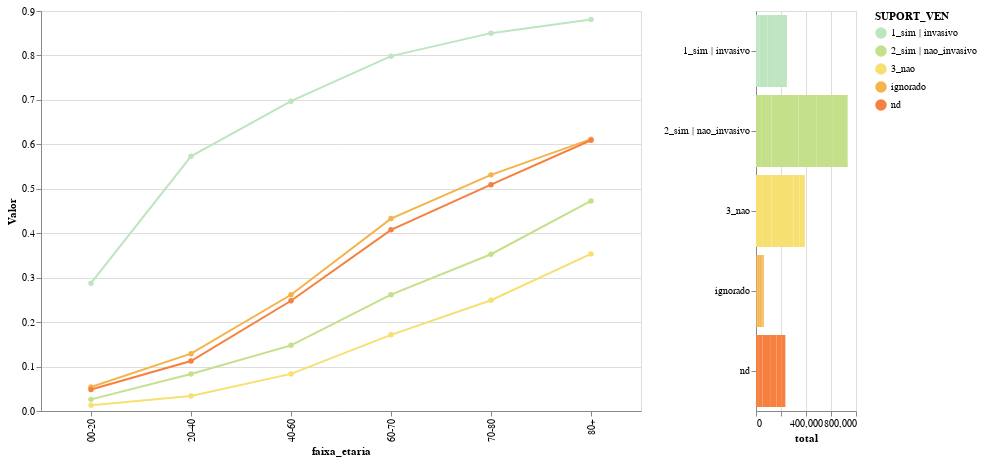

The code cell stored with this chart in its notebook:
### Markdown cell above
### Faixa Etária e Uso de Suporte Ventilatório

### Code cell
#hide_input

x_col = 'faixa_etaria'
cat_col = 'SUPORT_VEN'
# sel_cols = ['SUPORT_VEN']
# sel_cols=[]
selection_dict = {}
# selection_dict['UF_RES'] = ' != "nd"'
dataFrame2Chart(df_srag,x_col,cat_col,sel_cols,selection_dict,total=[0],mark_type='bar',stack='',rates=1)

### Figure 1 — Vega-Lite specification as saved in the notebook (floating-point values rounded to 4 significant figures)
{"config": {"view": {"continuousWidth": 400, "continuousHeight": 300}}, "concat": [{"mark": {"type": "line", "point": true, "strokeWidth": 2}, "encoding": {"color": {"type": "nominal", "field": "SUPORT_VEN", "scale": {"scheme": "lightmulti"}}, "opacity": {"condition": {"value": 1.0, "selection": "selector003"}, "value": 0.1}, "tooltip": [{"type": "nominal", "field": "faixa_etaria"}, {"type": "nominal", "field": "SUPORT_VEN"}, {"type": "quantitative", "field": "cura"}, {"type": "quantitative", "field": "ignorado"}, {"type": "quantitative", "field": "nd"}, {"type": "quantitative", "field": "obito"}, {"type": "quantitative", "field": "obito_outras_causas"}, {"type": "quantitative", "field": "total"}, {"type": "quantitative", "field": "tx_obito_andamento"}, {"type": "quantitative", "field": "tx_obito_concluido"}], "x": {"type": "nominal", "field": "faixa_etaria"}, "y": {"type": "quantitative", "field": "Valor"}}, "height": 400, "selection": {"selector002": {"type": "single", "fields": ["Y_col"], "bind": {"input": "select", "options": ["cura", "ignorado", "nd", "obito", "obito_outras_causas", "total", "tx_obito_andamento", "tx_obito_concluido"], "name": "Y_col"}, "init": {"Y_col": "tx_obito_concluido"}}, "selector003": {"type": "multi", "empty": "all", "fields": ["SUPORT_VEN"], "bind": "legend"}}, "transform": [{"fold": ["cura", "ignorado", "nd", "obito", "obito_outras_causas", "total", "tx_obito_andamento", "tx_obito_concluido"], "as": ["Y_col", "Valor"]}, {"filter": {"selection": "selector002"}}], "width": 600}, {"mark": "bar", "encoding": {"color": {"condition": {"type": "nominal", "field": "SUPORT_VEN", "scale": {"scheme": "lightmulti"}, "selection": "selector003"}, "value": "lightgrey"}, "x": {"type": "quantitative", "field": "total"}, "y": {"type": "ordinal", "field": "SUPORT_VEN", "title": null}}, "height": 400, "selection": {"selector003": {"type": "multi", "empty": "all", "fields": ["SUPORT_VEN"], "bind": "legend"}}, "width": 100}], "data": {"name": "data-b89e8037527ba2247e8f7628f77b0f9d"}, "$schema": "https://vega.github.io/schema/vega-lite/v4.8.1.json", "datasets": {"data-b89e8037527ba2247e8f7628f77b0f9d": [{"faixa_etaria": "00-20", "SUPORT_VEN": "1_sim | invasivo", "cura": 4903, "ignorado": 491, "nd": 1937, "obito": 1980, "obito_outras_causas": 288, "total": 9599, "tx_obito_andamento": 0.2063, "tx_obito_concluido": 0.2877}, {"faixa_etaria": "00-20", "SUPORT_VEN": "2_sim | nao_invasivo", "cura": 30577, "ignorado": 1528, "nd": 8365, "obito": 822, "obito_outras_causas": 125, "total": 41417, "tx_obito_andamento": 0.01985, "tx_obito_concluido": 0.02618}, {"faixa_etaria": "00-20", "SUPORT_VEN": "3_nao", "cura": 37123, "ignorado": 1663, "nd": 9641, "obito": 482, "obito_outras_causas": 86, "total": 48995, "tx_obito_andamento": 0.009838, "tx_obito_concluido": 0.01282}, {"faixa_etaria": "00-20", "SUPORT_VEN": "ignorado", "cura": 2729, "ignorado": 417, "nd": 1090, "obito": 156, "obito_outras_causas": 18, "total": 4410, "tx_obito_andamento": 0.03537, "tx_obito_concluido": 0.05407}, {"faixa_etaria": "00-20", "SUPORT_VEN": "nd", "cura": 9459, "ignorado": 742, "nd": 5904, "obito": 482, "obito_outras_causas": 43, "total": 16630, "tx_obito_andamento": 0.02898, "tx_obito_concluido": 0.04849}, {"faixa_etaria": "20-40", "SUPORT_VEN": "1_sim | invasivo", "cura": 6768, "ignorado": 507, "nd": 3352, "obito": 9088, "obito_outras_causas": 599, "total": 20314, "tx_obito_andamento": 0.4474, "tx_obito_concluido": 0.5732}, {"faixa_etaria": "20-40", "SUPORT_VEN": "2_sim | nao_invasivo", "cura": 55718, "ignorado": 2173, "nd": 18190, "obito": 5068, "obito_outras_causas": 319, "total": 81468, "tx_obito_andamento": 0.06221, "tx_obito_concluido": 0.08337}, {"faixa_etaria": "20-40", "SUPORT_VEN": "3_nao", "cura": 57878, "ignorado": 2021, "nd": 14034, "obito": 2012, "obito_outras_causas": 177, "total": 76122, "tx_obito_andamento": 0.02643, "tx_obito_concluido": 0.03359}, {"faixa_etaria": "20-40", "SUPORT_VEN": "ignorado", "cura": 5102, "ignorado": 641, "nd": 1596, "obito": 755, "obito_outras_causas": 35, "total": 8129, "tx_obito_andamento": 0.09288, "tx_obito_concluido": 0.1289}, {"faixa_etaria": "20-40", "SUPORT_VEN": "nd", "cura": 19081, "ignorado": 1387, "nd": 11195, "obito": 2418, "obito_outras_causas": 121, "total": 34202, "tx_obito_andamento": 0.0707, "tx_obito_concluido": 0.1125}, {"faixa_etaria": "40-60", "SUPORT_VEN": "1_sim | invasivo", "cura": 15775, "ignorado": 1234, "nd": 9071, "obito": 36317, "obito_outras_causas": 1413, "total": 63810, "tx_obito_andamento": 0.5691, "tx_obito_concluido": 0.6972}, {"faixa_etaria": "40-60", "SUPORT_VEN": "2_sim | nao_invasivo", "cura": 138297, "ignorado": 5601, "nd": 48492, "obito": 23968, "obito_outras_causas": 1066, "total": 217424, "tx_obito_andamento": 0.1102, "tx_obito_concluido": 0.1477}, {"faixa_etaria": "40-60", "SUPORT_VEN": "3_nao", "cura": 82693, "ignorado": 2921, "nd": 21610, "obito": 7536, "obito_outras_causas": 517, "total": 115277, "tx_obito_andamento": 0.06537, "tx_obito_concluido": 0.08352}, {"faixa_etaria": "40-60", "SUPORT_VEN": "ignorado", "cura": 9510, "ignorado": 1206, "nd": 3352, "obito": 3369, "obito_outras_causas": 91, "total": 17528, "tx_obito_andamento": 0.1922, "tx_obito_concluido": 0.2616}, {"faixa_etaria": "40-60", "SUPORT_VEN": "nd", "cura": 33113, "ignorado": 2469, "nd": 21256, "obito": 10923, "obito_outras_causas": 318, "total": 68079, "tx_obito_andamento": 0.1604, "tx_obito_concluido": 0.248}, {"faixa_etaria": "60-70", "SUPORT_VEN": "1_sim | invasivo", "cura": 9725, "ignorado": 854, "nd": 6577, "obito": 38519, "obito_outras_causas": 1341, "total": 57016, "tx_obito_andamento": 0.6756, "tx_obito_concluido": 0.7984}, {"faixa_etaria": "60-70", "SUPORT_VEN": "2_sim | nao_invasivo", "cura": 81625, "ignorado": 3583, "nd": 30623, "obito": 28954, "obito_outras_causas": 1195, "total": 145980, "tx_obito_andamento": 0.1983, "tx_obito_concluido": 0.2618}, {"faixa_etaria": "60-70", "SUPORT_VEN": "3_nao", "cura": 38680, "ignorado": 1488, "nd": 10790, "obito": 8000, "obito_outras_causas": 513, "total": 59471, "tx_obito_andamento": 0.1345, "tx_obito_concluido": 0.1714}, {"faixa_etaria": "60-70", "SUPORT_VEN": "ignorado", "cura": 5119, "ignorado": 747, "nd": 2029, "obito": 3908, "obito_outras_causas": 132, "total": 11935, "tx_obito_andamento": 0.3274, "tx_obito_concluido": 0.4329}, {"faixa_etaria": "60-70", "SUPORT_VEN": "nd", "cura": 17459, "ignorado": 1306, "nd": 12843, "obito": 12011, "obito_outras_causas": 334, "total": 43953, "tx_obito_andamento": 0.2733, "tx_obito_concluido": 0.4076}, {"faixa_etaria": "70-80", "SUPORT_VEN": "1_sim | invasivo", "cura": 7136, "ignorado": 766, "nd": 5263, "obito": 40492, "obito_outras_causas": 1382, "total": 55039, "tx_obito_andamento": 0.7357, "tx_obito_concluido": 0.8502}, {"faixa_etaria": "70-80", "SUPORT_VEN": "2_sim | nao_invasivo", "cura": 64745, "ignorado": 2924, "nd": 24629, "obito": 35277, "obito_outras_causas": 1582, "total": 129157, "tx_obito_andamento": 0.2731, "tx_obito_concluido": 0.3527}, {"faixa_etaria": "70-80", "SUPORT_VEN": "3_nao", "cura": 29221, "ignorado": 1135, "nd": 8404, "obito": 9700, "obito_outras_causas": 602, "total": 49062, "tx_obito_andamento": 0.1977, "tx_obito_concluido": 0.2492}, {"faixa_etaria": "70-80", "SUPORT_VEN": "ignorado", "cura": 3826, "ignorado": 595, "nd": 1719, "obito": 4337, "obito_outras_causas": 133, "total": 10610, "tx_obito_andamento": 0.4088, "tx_obito_concluido": 0.5313}, {"faixa_etaria": "70-80", "SUPORT_VEN": "nd", "cura": 13314, "ignorado": 965, "nd": 10169, "obito": 13813, "obito_outras_causas": 375, "total": 38636, "tx_obito_andamento": 0.3575, "tx_obito_concluido": 0.5092}, {"faixa_etaria": "80+", "SUPORT_VEN": "1_sim | invasivo", "cura": 4318, "ignorado": 532, "nd": 3095, "obito": 31946, "obito_outras_causas": 1215, "total": 41106, "tx_obito_andamento": 0.7772, "tx_obito_concluido": 0.8809}, {"faixa_etaria": "80+", "SUPORT_VEN": "2_sim | nao_invasivo", "cura": 50353, "ignorado": 2342, "nd": 17849, "obito": 45141, "obito_outras_causas": 2362, "total": 118047, "tx_obito_andamento": 0.3824, "tx_obito_concluido": 0.4727}, {"faixa_etaria": "80+", "SUPORT_VEN": "3_nao", "cura": 21965, "ignorado": 815, "nd": 6549, "obito": 12008, "obito_outras_causas": 839, "total": 42176, "tx_obito_andamento": 0.2847, "tx_obito_concluido": 0.3535}, {"faixa_etaria": "80+", "SUPORT_VEN": "ignorado", "cura": 3003, "ignorado": 480, "nd": 1480, "obito": 4730, "obito_outras_causas": 148, "total": 9841, "tx_obito_andamento": 0.4806, "tx_obito_concluido": 0.6117}, {"faixa_etaria": "80+", "SUPORT_VEN": "nd", "cura": 9640, "ignorado": 682, "nd": 7367, "obito": 15023, "obito_outras_causas": 464, "total": 33176, "tx_obito_andamento": 0.4528, "tx_obito_concluido": 0.6091}]}}
